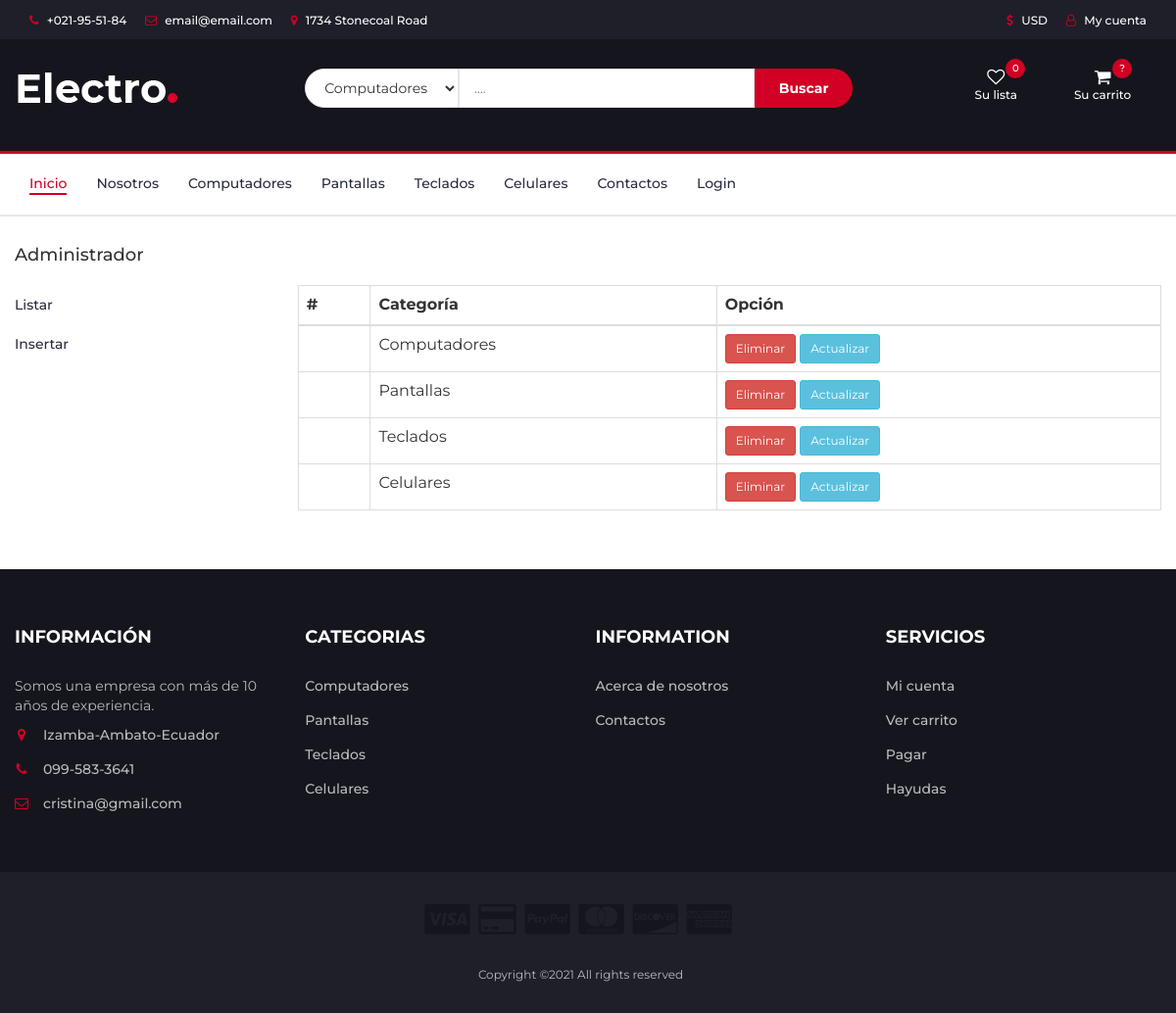
Screenshot of /list-categorias.php with the database file from the repository.
### tables this page shows
CREATE TABLE categoria_productos (
  idCatgoriaProducto bigint(20) UNSIGNED NOT NULL AUTO_INCREMENT PRIMARY KEY,
  nombre varchar(30) NOT NULL
);

### list-categorias.php (the view, shortened to what this page needs)
<?php
    $rootPath = "";
    include('templates/header.php');
    include ("pages/conexionbdd.php");
?>
<div class="container" style="padding: 10px 0 40px 0;" >
	<p class="h4 pt-3 pb-3" style="padding: 10px 0 10px 0; ">Administrador</p>
	<div class="row">
		<div class="col-md-3">
			<div class="sub-menu">
			  	<ul class="nav flex-column">
			  		<li class="nav-item">
						<a class="nav-link active" href="list-categorias.php">Listar</a>
						<a class="nav-link active" href="insert-categorias.php">Insertar</a>
					</li>
			  	</ul>
			 </div>
		</div>
		<div class="col-md-9">
			<div class="table-responsive">
			  <table class="table table-bordered">
			  	 <thead>
				    <tr>
				      <th scope="col">#</th>
				      <th scope="col">Categoría</th>
				      <th scope="col">Opción</th>
				    </tr>
				  </thead>
				  <?php
	              $selectp = $con->prepare("select * from categoria_productos");
	              $selectp->execute();
	              $i=1;
	            ?>
				  <tbody>
				  		<?php
	                while ($fila = $selectp->fetch(PDO::FETCH_NUM, PDO::FETCH_ORI_NEXT)) { ?>
	                	<tr>
	                		<th scope="row"><?php $i++ ?></th>
	                		<td> <?php echo $fila[1] ?> </td>
	                		<td>
	                			<a href="./pages/php/delCategoria.php?id=<?php echo$fila[0];?>" class="btn btn-sm btn-danger">Eliminar</a>
	                			<a href="./edit-categorias.php?id=<?php echo$fila[0];?>" class="btn btn-sm btn-info">Actualizar</a>
	                		</td>
	                	</tr>
	              <?php
	                }
	              ?>
				   </tbody>
			  </table>
			</div>
		</div>
	</div>
</div>
<?php
include('templates/footer.php');
?>

### templates/header.php (shortened to what this page needs)
<?php
include ("pages/conexionbdd.php");
?>
<html>
  <head>
      <link href="<?= $rootPath ?>css/bootstrap.min.css" rel="stylesheet">
      <link href="<?= $rootPath ?>css/bootstrap-responsive.min.css" rel="stylesheet">
      <link type="text/css" rel="stylesheet" href="css/slick.css"/>
      <link type="text/css" rel="stylesheet" href="css/slick-theme.css"/>
      <link type="text/css" rel="stylesheet" href="css/nouislider.min.css"/>
      <link rel="stylesheet" href="css/font-awesome.min.css">
      <link type="text/css" rel="stylesheet" href="css/style.css"/>
  </head>
  <body>
    <header>
      <div id="top-header">
        <div class="container">
          <ul class="header-links pull-left">
            <li><a href="#"><i class="fa fa-phone"></i> +021-95-51-84</a></li>
            <li><a href="#"><i class="fa fa-envelope-o"></i> email@email.com</a></li>
            <li><a href="#"><i class="fa fa-map-marker"></i> 1734 Stonecoal Road</a></li>
          </ul>
          <ul class="header-links pull-right">
            <li><a href="#"><i class="fa fa-dollar"></i> USD</a></li>
            <li><a href="#"><i class="fa fa-user-o"></i> My cuenta</a></li>
          </ul>
        </div>
      </div>
      <div id="header">
        <div class="container">
          <div class="row">
            <div class="col-md-3">
              <div class="header-logo">
                <a href="#" class="logo">
                  <img src="./img/logo.png" alt="">
                </a>
              </div>
            </div>
            <?php
              $select = $con->prepare("select * from categoria_productos");
              $select->execute();
            ?>
            <div class="col-md-6">
              <div class="header-search">
                <form>
                  <select class="input-select">
                    <?php
                      while ($fila = $select->fetch(PDO::FETCH_NUM, PDO::FETCH_ORI_NEXT)) { ?>
                        <option value="<?php echo strtolower($fila[1]) ?>"><?php echo $fila[1] ?></option>
                    <?php
                      }
                    ?>
                  </select>
                  <input class="input" placeholder="....">
                  <button class="search-btn">Buscar</button>
                </form>
              </div>
            </div>
            <?php
              $x = 0;
              ?>
            <div class="col-md-3 clearfix">
              <div class="header-ctn">
                <div>
                  <a href="#">
                    <i class="fa fa-heart-o"></i>
                    <span>Su lista</span>
                    <div class="qty"><?php echo $x ?></div>
                  </a>
                </div>
                <div class="dropdown">
                  <a class="dropdown-toggle" data-toggle="dropdown" aria-expanded="true">
                    <i class="fa fa-shopping-cart"></i>
                    <span>Su carrito</span>
                    <div class="qty">?</div>
                  </a>
                </div>
              </div>
            </div>
          </div>
        </div>
      </div>
    </header>
    <nav id="navigation">
      <div class="container">
        <div id="responsive-nav">
          <ul class="main-nav nav navbar-nav">
            <li class="active"><a href="index.php">Inicio</a></li>
            <li><a href="#">Nosotros</a></li>
              <?php
                $select = $con->prepare("select * from categoria_productos");
                $select->execute();
                while ($fila = $select->fetch(PDO::FETCH_NUM, PDO::FETCH_ORI_NEXT)) { ?>
                  <li><a href="<?php echo strtolower($fila[1]).'.php';?>"><?php echo $fila[1];?></a></li>
              <?php
                }
              ?>
            <li><a href="#">Contactos</a></li>
            <li><a href="admin.php">Login</a></li>
          </ul>
        </div>
      </div>
    </nav>

### templates/footer.php (shortened to what this page needs)
		<footer id="footer">
			<div class="section">
				<div class="container">
					<div class="row">
						<div class="col-md-3 col-xs-6">
							<div class="footer">
								<h3 class="footer-title">Información</h3>
								<p>Somos una empresa con más de 10 años de experiencia.</p>
								<ul class="footer-links">
									<li><a href="#"><i class="fa fa-map-marker"></i>Izamba-Ambato-Ecuador</a></li>
									<li><a href="#"><i class="fa fa-phone"></i>099-583-3641</a></li>
									<li><a href="#"><i class="fa fa-envelope-o"></i>cristina@gmail.com</a></li>
								</ul>
							</div>
						</div>
						<div class="col-md-3 col-xs-6">
							<div class="footer">
								<h3 class="footer-title">Categorias</h3>
								<ul class="footer-links">
									<?php
					                $select = $con->prepare("select * from categoria_productos");
					                $select->execute();
					                while ($fila = $select->fetch(PDO::FETCH_NUM, PDO::FETCH_ORI_NEXT)) { ?>
					                  <li><a href="<?php echo strtolower($fila[1]).'.php';?>"><?php echo $fila[1];?></a></li>
					              <?php
					                }
					            ?>
								</ul>
							</div>
						</div>
						<div class="col-md-3 col-xs-6">
							<div class="footer">
								<h3 class="footer-title">Information</h3>
								<ul class="footer-links">
									<li><a href="#">Acerca de nosotros </a></li>
									<li><a href="#">Contactos </a></li>
								</ul>
							</div>
						</div>
						<div class="col-md-3 col-xs-6">
							<div class="footer">
								<h3 class="footer-title">Servicios</h3>
								<ul class="footer-links">
									<li><a href="#">Mi cuenta</a></li>
									<li><a href="#">Ver carrito </a></li>
									<li><a href="#">Pagar </a></li>
									<li><a href="#">Hayudas</a></li>
								</ul>
							</div>
						</div>
					</div>
				</div>
			</div>
			<div id="bottom-footer" class="section">
				<div class="container">
					<div class="row">
						<div class="col-md-12 text-center">
							<ul class="footer-payments">
								<li><a href="#"><i class="fa fa-cc-visa"></i></a></li>
								<li><a href="#"><i class="fa fa-credit-card"></i></a></li>
								<li><a href="#"><i class="fa fa-cc-paypal"></i></a></li>
								<li><a href="#"><i class="fa fa-cc-mastercard"></i></a></li>
								<li><a href="#"><i class="fa fa-cc-discover"></i></a></li>
								<li><a href="#"><i class="fa fa-cc-amex"></i></a></li>
							</ul>
							<span class="copyright">
								Copyright &copy;<script>document.write(new Date().getFullYear());</script> All rights reserved
							</span>
						</div>
					</div>
				</div>
			</div>
		</footer>
</html>

### css/style.css (style rules this page uses)
body { font-family: 'Montserrat', sans-serif; font-weight: 400; color: #333; }
h1, h2, h3, h4, h5, h6 { color: #2B2D42; font-weight: 700; margin: 0 0 10px; }
a { color: #2B2D42; font-weight: 500; -webkit-transition: 0.2s color; transition: 0.2s color; }
ul, ol { margin: 0; padding: 0; list-style: none }
.input { height: 40px; padding: 0px 15px; border: 1px solid #E4E7ED; background-color: #FFF; width: 100%; }
.input-select { padding: 0px 15px; background: #FFF; border: 1px solid #E4E7ED; height: 40px; }
.section { padding-top: 30px; padding-bottom: 30px; }
#top-header { padding-top: 10px; padding-bottom: 10px; background-color: #1E1F29; }
.header-links li { display: inline-block; margin-right: 15px; font-size: 12px; }
.header-links li:last-child { margin-right: 0px; }
.header-links li a { color: #FFF; }
.header-links li i { color: #D10024; margin-right: 5px; }
#header { padding-top: 15px; padding-bottom: 15px; background-color: #15161D; }
.header-logo { float: left; }
.header-logo .logo img { display: block; }
.header-search { padding: 15px 0px; }
.header-search form { position: relative; }
.header-search form .input-select { margin-right: -4px; border-radius: 40px 0px 0px 40px; }
.header-search form .input { width: calc(100% - 260px); margin-right: -4px; }
.header-search form .search-btn { height: 40px; width: 100px; background: #D10024; color: #FFF; font-weight: 700; border: none; border-radius: 0px 40px 40px 0px; }
.header-ctn { float: right; padding: 15px 0px; }
.header-ctn>div { display: inline-block; }
.header-ctn>div+div { margin-left: 15px; }
.header-ctn>div>a { display: block; position: relative; width: 90px; text-align: center; color: #FFF; }
.header-ctn>div>a>i { display: block; font-size: 18px; }
.header-ctn>div>a>span { font-size: 12px; }
.header-ctn>div>a>.qty { position: absolute; right: 15px; top: -10px; width: 20px; height: 20px; line-height: 20px; text-align: center; border-radius: 50%; font-size: 10px; color: #FFF; background-color: #D10024; }
#navigation { background: #FFF; border-bottom: 2px solid #E4E7ED; border-top: 3px solid #D10024; }
.main-nav>li+li { margin-left: 30px }
.main-nav>li>a { padding: 20px 0px; }
.main-nav>li>a:hover, .main-nav>li>a:focus, .main-nav>li.active>a { color: #D10024; background-color: transparent; }
.main-nav>li>a:after { content: ""; display: block; width: 0%; height: 2px; background-color: #D10024; -webkit-transition: 0.2s all; transition: 0.2s all; }
.main-nav>li>a:hover:after, .main-nav>li>a:focus:after, .main-nav>li.active>a:after { width: 100%; }
#footer { background: #15161D; color: #B9BABC; }
#bottom-footer { background: #1E1F29; }
.footer { margin: 30px 0px; }
.footer .footer-title { color: #FFF; text-transform: uppercase; font-size: 18px; margin: 0px 0px 30px; }
.footer-links li+li { margin-top: 15px; }
.footer-links li a { color: #B9BABC; }
.footer-links li i { margin-right: 15px; color: #D10024; width: 14px; text-align: center; }
.copyright { margin-top: 30px; display: block; font-size: 12px; }
.footer-payments li { display: inline-block; margin-right: 5px; }
.footer-payments li a { color: #15161D; font-size: 36px; display: block; }

### rows the page displays
categoria_productos: nombre "Computadores"
categoria_productos: nombre "Pantallas"
categoria_productos: nombre "Teclados"
categoria_productos: nombre "Celulares"

### other values shown
$x "0"
form field value "Computadores"
